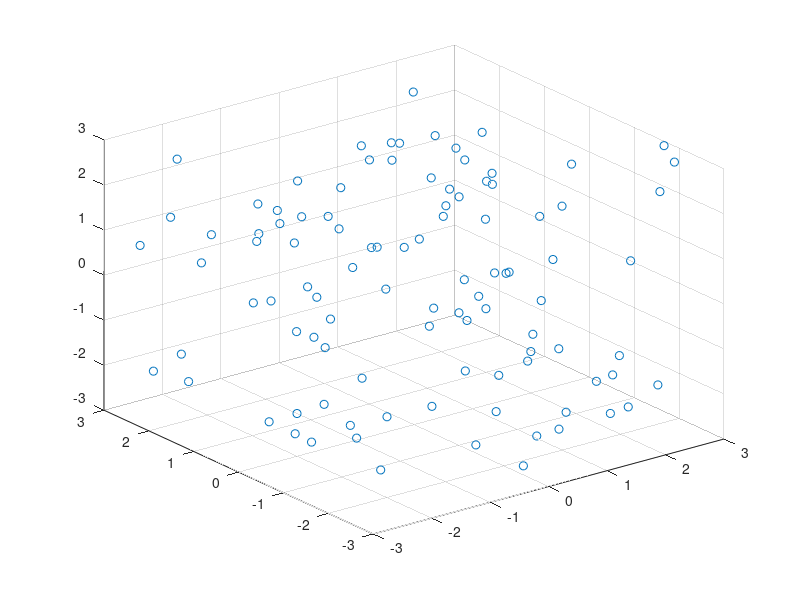

This chart was generated by the following MATLAB code:
xaxel_origo=3;
yaxel_origo=3;
zaxel_origo=3;
antal_punkter=100;

a=-xaxel_origo+(2.*xaxel_origo.*rand(antal_punkter,1));

b=-yaxel_origo+(2.*yaxel_origo.*rand(antal_punkter,1));

c=-zaxel_origo+(2.*zaxel_origo.*rand(antal_punkter,1));

scatter3(a,b,c)

r=((a.^2)/xaxel_origo^2)+((b.^2)/yaxel_origo^2)+((c.^2)/zaxel_origo^2);

innanfor=sum(r<=1);

andel=innanfor/antal_punkter
volym_ratblock=(2*xaxel_origo)*(2*yaxel_origo)*(2*zaxel_origo);

global volym_klot
global teoretisk_volymklot
volym_klot=volym_ratblock*andel
teoretisk_volymklot=(4*pi*xaxel_origo*yaxel_origo*zaxel_origo)/3;
procentuell_avvikelse=100*(abs(volym_klot-teoretisk_volymklot)/teoretisk_volymklot)
